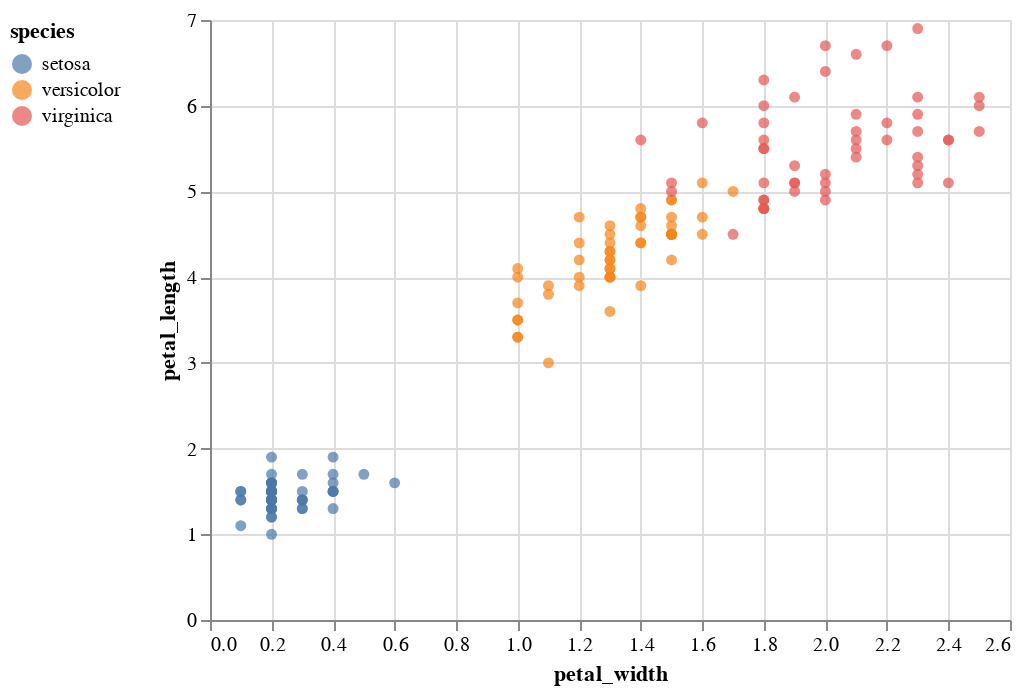

This figure's notebook cell:
### Markdown cell above
Plotting one scatter chart ...

### Code cell
alt.Chart(df5).mark_circle().encode(
    x='petal_width',
    y='petal_length',
    color=alt.Color('species', legend=alt.Legend(orient="left")),
)

### Figure 1 — Vega-Lite specification as saved in the notebook (floating-point values rounded to 4 significant figures; data arrays with more than 128 entries replaced by an {"elided": "..."} marker saying what was removed)
{"config": {"view": {"continuousWidth": 400, "continuousHeight": 300}}, "data": {"name": "data-a4bd480ea976f54878a155ce12ba18ce"}, "mark": "circle", "encoding": {"color": {"type": "nominal", "field": "species", "legend": {"orient": "left"}}, "x": {"type": "quantitative", "field": "petal_width"}, "y": {"type": "quantitative", "field": "petal_length"}}, "$schema": "https://vega.github.io/schema/vega-lite/v4.0.0.json", "datasets": {"data-a4bd480ea976f54878a155ce12ba18ce": {"elided": "150 records"}}}
